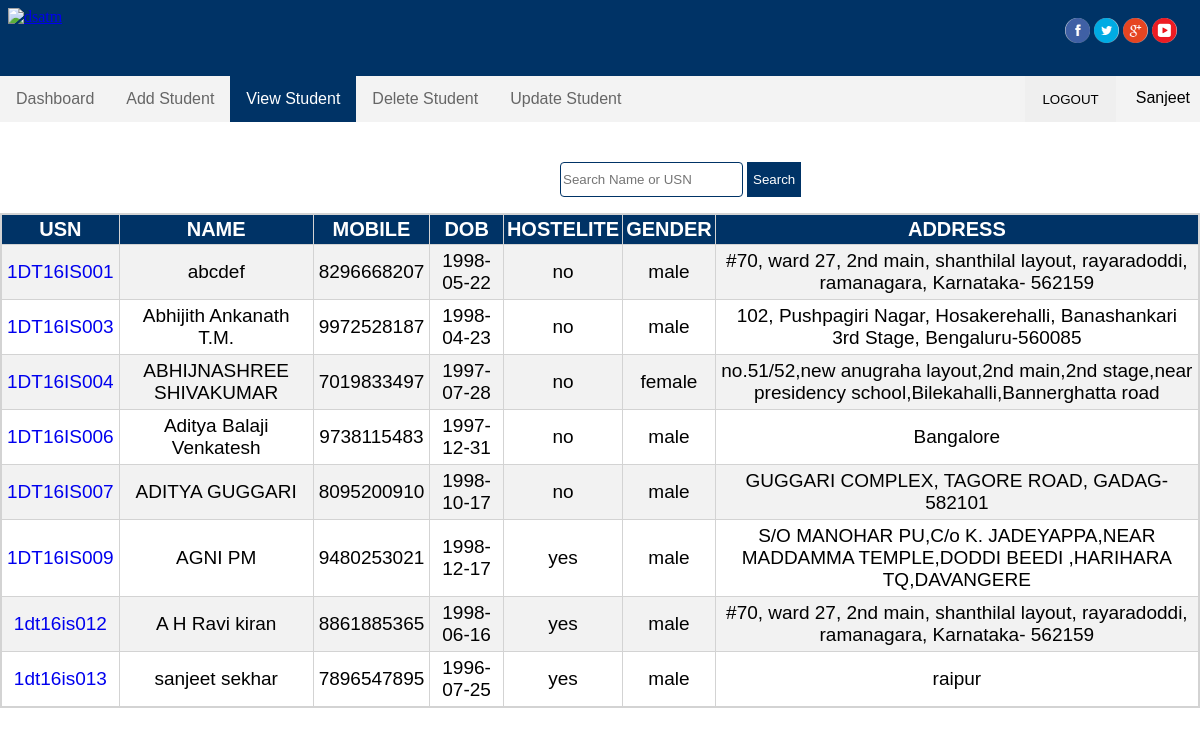
Page /STUDENTDATABASE/viewallstudent.php (signed in) on the committed database.
### tables this page shows
CREATE TABLE `student` (
  `usn` varchar(11) NOT NULL,
  `name` varchar(50) NOT NULL,
  `mobile` varchar(100) NOT NULL,
  `dob` date NOT NULL,
  `hostelite` varchar(3) NOT NULL,
  `gender` varchar(10) NOT NULL,
  `address` varchar(100) NOT NULL,
  `image` longblob NOT NULL
);

### STUDENTDATABASE/viewallstudent.php (the view, shortened to what this page needs)
<?php
include_once 'includes/dbh.inc.php';
$sql = "SELECT * FROM student;";
$result = mysqli_query($conn,$sql);
 ?>
 <link rel="stylesheet" href="cssfiles/tablestylesheet.css">
 <link rel="stylesheet" href="cssfiles/headerfooterstyle.css">
<head>
</head>
<body>
  <div style="position:fixed;width:100%;" class="">
    <div id="logo-div">
      <header id="logo-header">
        <a id="dsatm"href=https://dsatm.edu.in/><img src="images/dsatm_logo.png" alt="dsatm"/></a>
        <div id="etc">
          <a href="https://www.facebook.com/DSIorganization"><img class="social" src="images/fb.png"alt="fb"/></a>
          <a href="https://twitter.com/DSIorganization"><img class="social"src="images/twitter.png" alt="twitter"/></a>
          <a href="https://plus.google.com/112592840884555805844"><img class="social" src="images/google+0.png" alt="google"/><a/>
          <a href="https://www.youtube.com/user/DSIorganization"><img class="social"src="images/youtube.png" alt="ytb"/></a>
        </div>
      </header>
  </div>
  <div class="nav-div">
    <ul>
      <li><a  href="dashboard2.php">Dashboard</a></li>
      <li><a href="addstudent.php">Add Student</a></li>
      <li><a class="active" href="viewallstudent.php">View Student</a></li>
      <li><a href="deletestudent.php">Delete Student</a></li>
      <li><a href="UpdateStudent/updatestudent.php">Update Student</a></li>
      <li class="name"><?php echo $_SESSION['username']; ?></li>
      <form class=""  method="post">
           <button id="logout" type="submit" name="logout" >LOGOUT</button>
      </form>
  </ul>
</div>
</div>
  <br><br><br><br><br><br><br><br><br>
  <form class="search" style="margin-left:510px;" action="viewallstudent.php" method="post">
      <input type="text" name="search" value="" placeholder="Search Name or USN">
    <button style="" type="submit" name="viewbutton" >Search</button>
  </form>
<?php if(!isset($_POST['viewbutton'])){
  echo '<table style="margin: 0px;">
    <tr>
      <th>USN</th>
      <th>NAME</th>
      <th>MOBILE</th>
      <th>DOB</th>
      <th>HOSTELITE</th>
      <th>GENDER</th>
      <th>ADDRESS</th>
    </tr>';
      while($student = mysqli_fetch_assoc($result)){
        echo "<tr>";
        echo "<td> <a href='sidebar.php?usn=".$student['usn']."' style='text-decoration:none;'>".$student['usn']."</a></td>";
          echo "<td>".$student['name']."</td>";
          echo "<td>".$student['mobile']."</td>";
          echo "<td>".$student['dob']."</td>";
          echo "<td>".$student['hostelite']."</td>";
          echo "<td>".$student['gender']."</td>";
          echo "<td>".$student['address']."</td>";
        echo "</tr>";
      }
  echo '</table>';
}  ?>
   </body>

### STUDENTDATABASE/cssfiles/tablestylesheet.css (style rules this page uses)
table { text-align: center; border:2px solid lightgrey; border-collapse: collapse; width:100%; height:auto; font-family: "Trebuchet MS",Arial,Helvetica,sans-serif; margin-left: 0; }
td { border:1px solid lightgrey; padding:5px; font-size: 19px; }
th { border:1px solid lightgrey; background-color: #003366; padding: 3px; color:white; font-size: 20px; }
tr:nth-child(even) { background-color: #f2f2f2; }

### STUDENTDATABASE/cssfiles/headerfooterstyle.css (style rules this page uses)
body { margin: 0; padding-right: 0; outline: none; }
#logo-header { background-color:#003366; width:100%; height:60px; padding:8px; }
#etc { float:right; margin-right: 26px; padding-right: 5px; margin-top: 10px; }
ul { list-style-type: none; margin: 0; padding: 0; overflow: hidden; background-color: #f3f3f3; }
li { float: left; }
li a { display: block; color: #666; text-align: center; padding: 14px 16px; text-decoration: none; font-family: sans-serif; }
.nav-div .name { display: block; text-align: center; padding-top: 13px; font-family: sans-serif; padding-left: 20px; float: right; padding-right: 10px; }
li a.active { color: white; background-color: #003366; }
.nav-div ul button { float:right; padding: 16px 17px 15px; -webkit-transition-duration: 0.4s; transition-duration: 0.4s; border:none; background-color: #white; color:black; outline: none; }

### STUDENTDATABASE/viewallstudent.php (style rules this page uses)
.search input[type=text] { margin-left: 50px; margin-bottom: -110px; border: 1px solid #003366; border-radius: 4px; height:35px; }
.search button { height:35px; border:none; background-color: #003366; -webkit-transition-duration: 0.4s; transition-duration: 0.4s; color:white; }

### rows in the picture
student: usn "1DT16IS001", name "abcdef", mobile "8296668207", dob "1998-05-22", hostelite "no", gender "male", address "#70, ward 27, 2nd main, shanthilal layout, rayaradoddi, ramanagara, Karnataka- 562159"
student: usn "1DT16IS003", name "Abhijith Ankanath T.M.", mobile "9972528187", dob "1998-04-23", hostelite "no", gender "male", address "102, Pushpagiri Nagar, Hosakerehalli, Banashankari 3rd Stage, Bengaluru-560085"
student: usn "1DT16IS004", name "ABHIJNASHREE SHIVAKUMAR", mobile "7019833497", dob "1997-07-28", hostelite "no", gender "female", address "no.51/52,new anugraha layout,2nd main,2nd stage,near presidency school,Bilekahalli,Bannerghatta road"
student: usn "1DT16IS006", name "Aditya Balaji Venkatesh", mobile "9738115483", dob "1997-12-31", hostelite "no", gender "male", address "Bangalore"
student: usn "1DT16IS007", name "ADITYA GUGGARI", mobile "8095200910", dob "1998-10-17", hostelite "no", gender "male", address "GUGGARI COMPLEX, TAGORE ROAD, GADAG-582101"
student: usn "1DT16IS009", name "AGNI PM", mobile "9480253021", dob "1998-12-17", hostelite "yes", gender "male", address "S/O MANOHAR PU,C/o K. JADEYAPPA,NEAR MADDAMMA TEMPLE,DODDI BEEDI ,HARIHARA TQ,DAVANGERE"
student: usn "1dt16is012", name "A H Ravi kiran", mobile "8861885365", dob "1998-06-16", hostelite "yes", gender "male", address "#70, ward 27, 2nd main, shanthilal layout, rayaradoddi, ramanagara, Karnataka- 562159"
student: usn "1dt16is013", name "sanjeet sekhar", mobile "7896547895", dob "1996-07-25", hostelite "yes", gender "male", address "raipur"

### other values in the picture
$_SESSION['username'] "Sanjeet"
